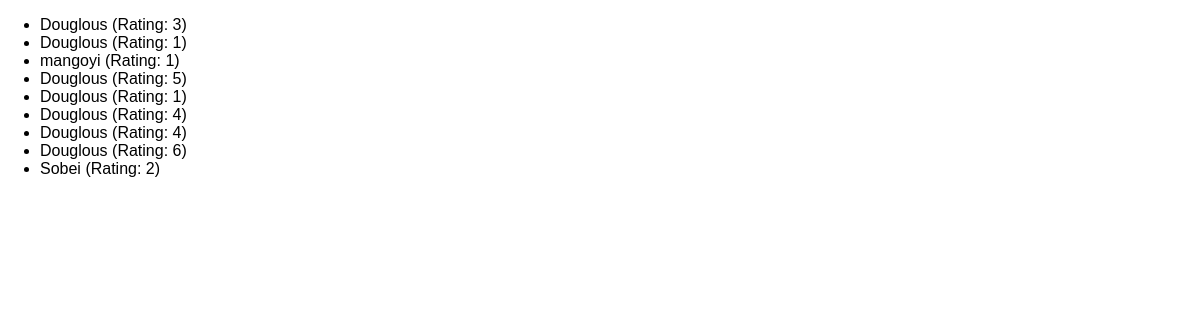
The app's page /reviews, older data.
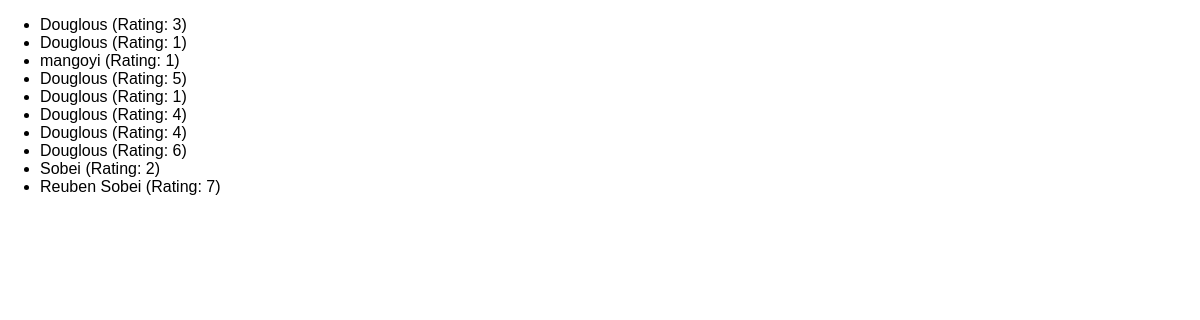
The same page, newer data.
### reviews/models.py (models this page shows)
class Review(models.Model):
    user_name = models.CharField(max_length=60)
    review_text = models.TextField()
    rating = models.IntegerField()

### reviews/views.py (the view)
# urls.py: path("reviews", views.ReviewListView.as_view()),
class ReviewListView(ListView):
    template_name = "reviews/review-list.html"
    model = Review
    context_object_name = "reviews"

### reviews/templates/reviews/review-list.html (shortened to what this page needs)
{% extends 'reviews/base.html' %}
{% block content %}
    <ul>
        {% for review in reviews %}
            <li>{{ review.user_name }} (Rating: {{ review.rating }})</li>
        {% endfor %}
    </ul>
{% endblock %}

### reviews/templates/reviews/base.html (shortened to what this page needs)
{% load static %}
<!DOCTYPE html>
<html lang="en">
<head>
    <link rel="stylesheet" href="{% static 'reviews/styles.css' %}">
</head>
<body>
    {% block content %}
    {% endblock %}
</body>
</html>

### reviews/static/reviews/styles.css (style rules this page uses)
body { font-family: sans-serif; margin: 0; }

Row changes from the older to the newer data that the page shows:
added Review: user_name "Reuben Sobei", rating "7"
